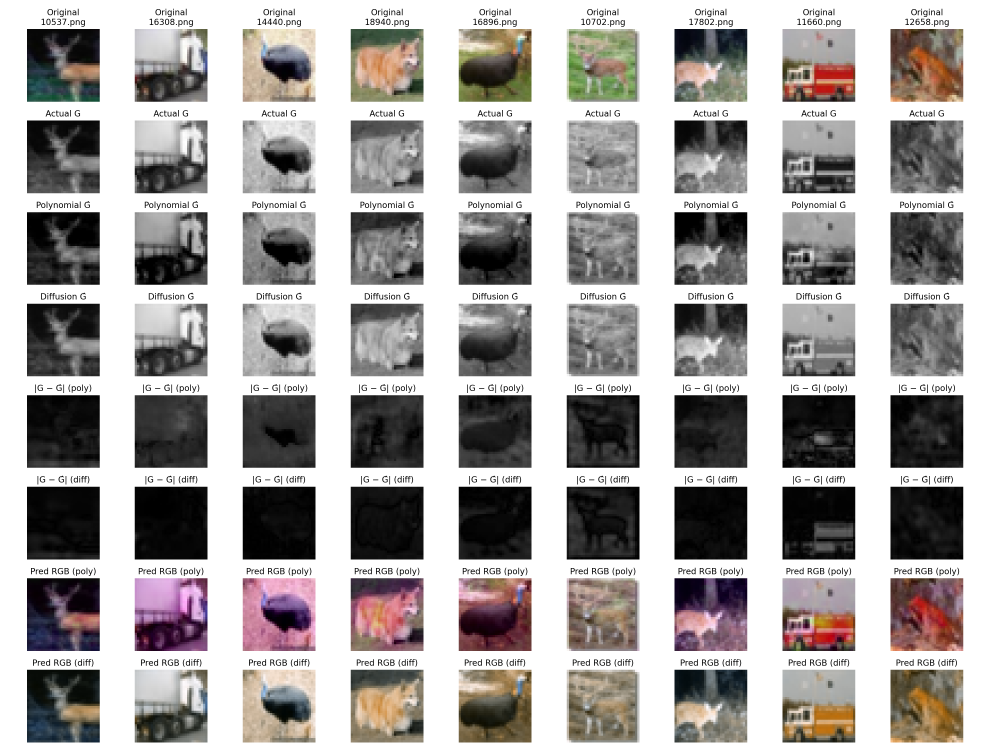
#> input picture experiments/compare_diffusion_vs_poly.png, 3960 x 3000 px, found by its file name (shown at 1/4 size)
$ python scatter.py
#> lines starting #> are read from the running program, lines starting #| are printed output that depends on the picture; pictures that were not available may be replaced by others from this repository, and a replacement may not be noted
# %%

import os
import numpy as np
from PIL import Image
import matplotlib.pyplot as plt
from matplotlib.offsetbox import AnchoredText
from tqdm import tqdm
import random

# ---------- paths ----------
RAW_DIR     = "/home/dils/astroai/task/data/raw"  # not used here, just for reference
Y_TEST_DIR  = "/home/dils/astroai/task/data/split/y_test"

DIFF_DIR    = "/home/dils/astroai/task/outputs/diffusion_predicted_y_test"
POLY_DIR    = "/home/dils/astroai/task/outputs/polynomial_reg_predicted_y_test"

OUT_FIG     = "/home/dils/astroai/task/code/experiments/scatter_pred_vs_true.png"

# ---------- config ----------
# To keep scatter responsive, sample up to this many pixels (per model; both use the same mask)
MAX_POINTS = 200_000
RNG_SEED   = 42
random.seed(RNG_SEED)
np.random.seed(RNG_SEED)

# ---------- helpers ----------
def list_pngs(folder):
    return sorted([f for f in os.listdir(folder) if f.lower().endswith(".png")])

def read_gray(path):
    # returns HxW uint8
    return np.array(Image.open(path).convert("L"))
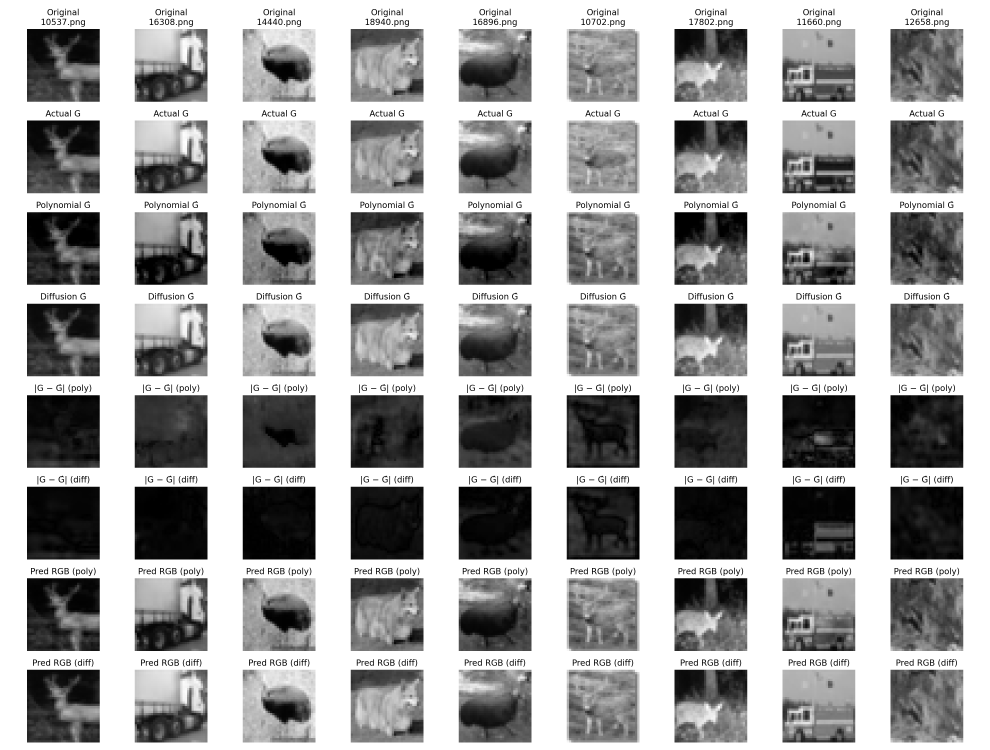
#> returned value: shape (3000, 3960) (shown at 1/4 size); min 0, max 255, mean 167.4

# ---------- gather filenames: ONLY what diffusion has produced ----------
diff_files = set(list_pngs(DIFF_DIR))
if not diff_files:
    raise RuntimeError("No PNGs found in diffusion prediction folder.")

# We also need those files to exist in y_test and polynomial predictions
poly_files = set(list_pngs(POLY_DIR))
y_files    = set(list_pngs(Y_TEST_DIR))
files = sorted(diff_files & poly_files & y_files)
if not files:
    raise RuntimeError("No overlapping filenames across diffusion, polynomial and y_test.")

print(f"Using {len(files)} images (intersection of diffusion/poly/y_test).")

# ---------- load and concatenate pixels ----------
true_list = []
pred_diff_list = []
pred_poly_list = []

for fn in tqdm(files, desc="Loading images"):
    y_true  = read_gray(os.path.join(Y_TEST_DIR, fn)).astype(np.uint8)
    g_diff  = read_gray(os.path.join(DIFF_DIR, fn)).astype(np.uint8)
    g_poly  = read_gray(os.path.join(POLY_DIR, fn)).astype(np.uint8)

    # safety: enforce 32x32
    if y_true.shape != (32, 32):
        y_true = np.array(Image.fromarray(y_true).resize((32, 32)))
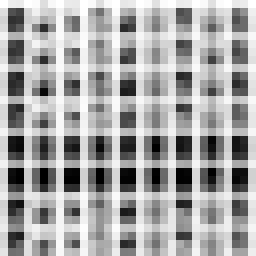
#> y_true: shape (32, 32) (shown 8 times larger); min 0, max 255, mean 166.9
    if g_diff.shape != (32, 32):
        g_diff = np.array(Image.fromarray(g_diff).resize((32, 32)))
    if g_poly.shape != (32, 32):
        g_poly = np.array(Image.fromarray(g_poly).resize((32, 32)))

    true_list.append(y_true.reshape(-1))
    pred_diff_list.append(g_diff.reshape(-1))
    pred_poly_list.append(g_poly.reshape(-1))

Y_true   = np.concatenate(true_list).astype(np.float32)   # (N,)
#> Y_true = 1024 values, max 255 at index 0, min 0 at index 677, mean 166.9
X_diff   = np.concatenate(pred_diff_list).astype(np.float32)
#> X_diff has the same summary as Y_true
X_poly   = np.concatenate(pred_poly_list).astype(np.float32)
#> X_poly has the same summary as Y_true

# ---------- (optional) subsample for plotting ----------
N = Y_true.size
#> N = 1024
if N > MAX_POINTS:
    idx = np.random.choice(N, size=MAX_POINTS, replace=False)
    Y_plot = Y_true[idx]
    Xd_plot = X_diff[idx]
    Xp_plot = X_poly[idx]
else:
    Y_plot = Y_true
#> Y_plot has the same summary as Y_true
    Xd_plot = X_diff
#> Xd_plot has the same summary as Y_true
    Xp_plot = X_poly
#> Xp_plot has the same summary as Y_true

# ---------- metrics (on ALL points that diffusion produced, not just the plotted subset) ----------
mse_diff = float(np.mean((Y_true - X_diff) ** 2))
#> mse_diff = 0
mse_poly = float(np.mean((Y_true - X_poly) ** 2))
#> mse_poly = 0

# ---------- plotting ----------
plt.figure(figsize=(14, 6))

common_kwargs = dict(s=2, alpha=0.25, edgecolors='none')

# left: diffusion
ax1 = plt.subplot(1, 2, 1)
ax1.scatter(Xd_plot, Y_plot, **common_kwargs)
ax1.plot([0,255],[0,255], linestyle='--')  # y=x
ax1.set_xlim(0,255); ax1.set_ylim(0,255)
ax1.set_aspect('equal', adjustable='box')
ax1.set_title("Diffusion: Predicted vs True (G channel)")
ax1.set_xlabel("Predicted pixel (Diffusion)")
ax1.set_ylabel("True pixel (G)")
txt1 = AnchoredText(f"MSE = {mse_diff:.2f}\nN pixels = {Y_true.size:,}", loc="lower right",
                    prop=dict(size=10), frameon=True, bbox_to_anchor=(1,0), bbox_transform=ax1.transAxes)
ax1.add_artist(txt1)
ax1.grid(True, linestyle=':', linewidth=0.5)

# right: polynomial
ax2 = plt.subplot(1, 2, 2)
ax2.scatter(Xp_plot, Y_plot, **common_kwargs)
ax2.plot([0,255],[0,255], linestyle='--')
ax2.set_xlim(0,255); ax2.set_ylim(0,255)
ax2.set_aspect('equal', adjustable='box')
ax2.set_title("Polynomial: Predicted vs True (G channel)")
ax2.set_xlabel("Predicted pixel (Polynomial)")
ax2.set_ylabel("True pixel (G)")
txt2 = AnchoredText(f"MSE = {mse_poly:.2f}\nN pixels = {Y_true.size:,}", loc="lower right",
                    prop=dict(size=10), frameon=True, bbox_to_anchor=(1,0), bbox_transform=ax2.transAxes)
ax2.add_artist(txt2)
ax2.grid(True, linestyle=':', linewidth=0.5)

plt.tight_layout()
os.makedirs(os.path.dirname(OUT_FIG), exist_ok=True)
plt.savefig(OUT_FIG, dpi=200)
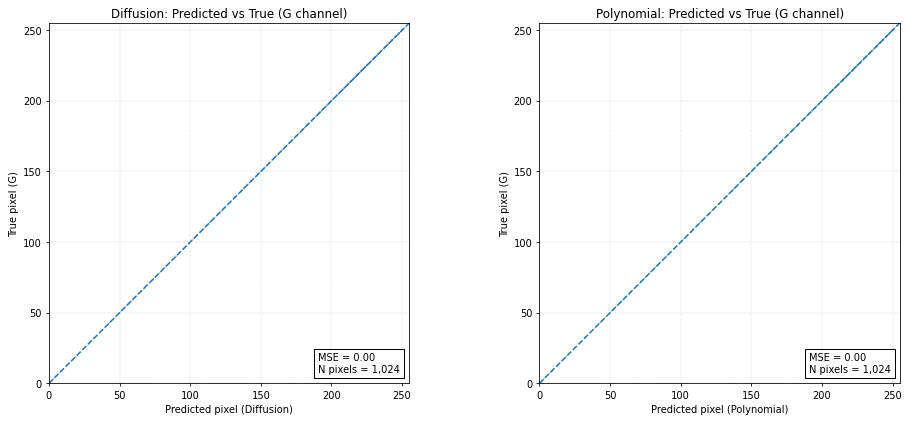
#> figure drawn by matplotlib, 2 panels
plt.show()

print(f"Saved scatter comparison → {OUT_FIG}")
